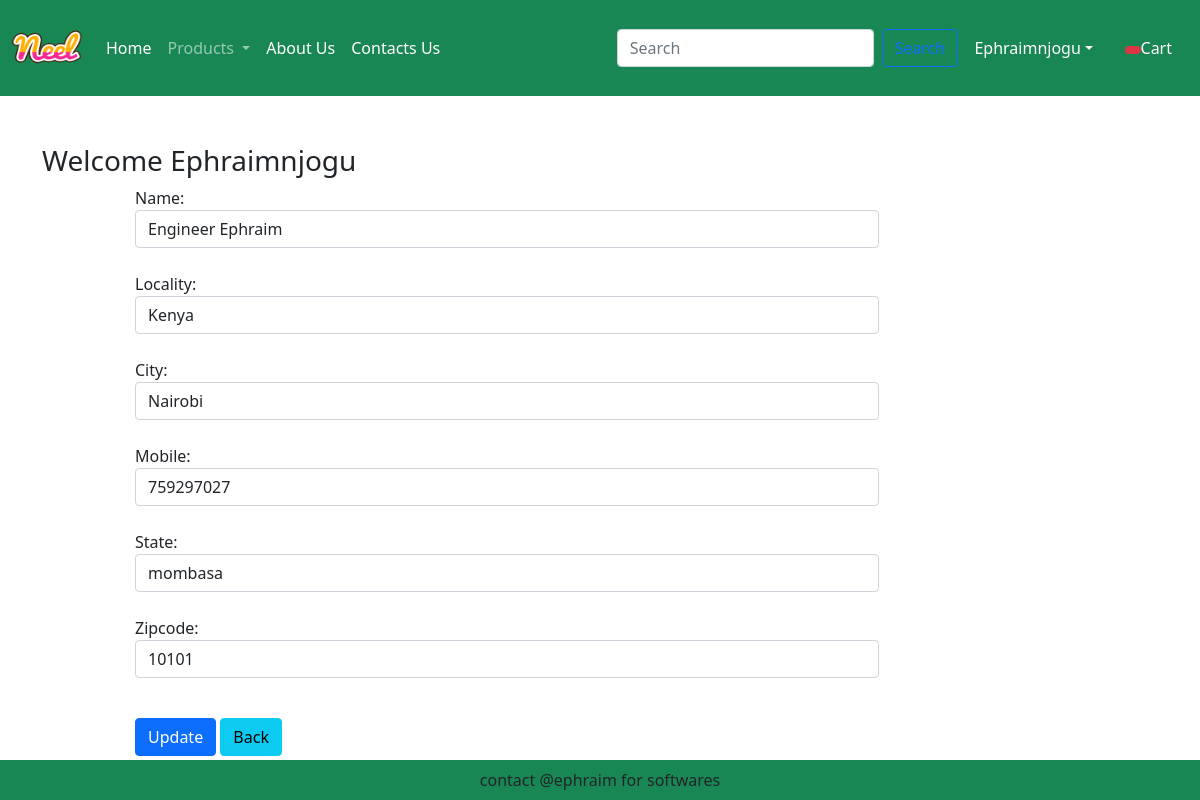
Screenshot of /updateAddress/1 (signed in) with the database file from the repository.
### app/models.py (models this page shows, shortened)
class Customer(models.Model):
    user = models.ForeignKey(User,on_delete=models.CASCADE)
    name = models.CharField(max_length=200)
    locality = models.CharField(max_length=200)
    city = models.CharField(max_length=50)
    mobile = models.IntegerField(default=0)
    zipcode = models.IntegerField()
    state = models.CharField(choices=STATE_CHOICES,max_length=100)

### app/views.py (the view, shortened to what this page needs)
# urls.py: path('updateAddress/<int:pk>',views.updateAddress.as_view(),name = 'updateAddress'),
@method_decorator(login_required,name='dispatch')
class updateAddress(View):
    def get(self,request,pk):
        add = Customer.objects.get(pk=pk)
        form = CutomerProfileForm(instance=add)
        return render(request,'app/updateAddress.html',locals())

### app/forms.py
class CutomerProfileForm(forms.ModelForm):
    class Meta:
        model = Customer
        fields = [
            'name','locality','city','mobile','state','zipcode'
        ]
        widgets = {
             'name':forms.TextInput(attrs={'class':'form-control'}),
             'locality':forms.TextInput(attrs={'class':'form-control'}),
             'city':forms.TextInput(attrs={'class':'form-control'}),
             'mobile':forms.NumberInput(attrs={'class':'form-control'}),
             'state':forms.Select(attrs={'class':'form-control'}),
             'zipcode':forms.NumberInput(attrs={'class':'form-control'})
        }

### app/templates/app/updateAddress.html (shortened to what this page needs)
{% extends 'app/base.html' %}
{% load static %}
{% block main-content %}
<div class="container my-5">
    <div class="row">
    <h3>Welcome
    <span class="text-capitalize">{{request.user}}</span>
    </h3>
    </div>
    <div class="col-sm-8 offset-sm-1">
        <form action="" method="post">
            {% for fm in form %}
            {{fm.label_tag}}  {{fm}} <small class="text-danger">{{fm.errors|striptags}}</small><br>
            {% endfor %}
            <div class="col-12 mt-3">
                <button type="submit"  class="btn btn-primary">Update</button>
                <a href="{% url 'address' %}" class="btn btn-info">Back</a>
            </div>
        </form>
    </div>
</div>
{% endblock main-content %}

### app/templates/app/base.html (shortened to what this page needs)
<!DOCTYPE html>
{% load static %}
<html lang="en">
<head>
    <link href="https://cdn.jsdelivr.net/npm/bootstrap@5.1.3/dist/css/bootstrap.min.css" rel="stylesheet">
    <link rel="stylesheet" href="{% static 'app/css/all.min.css' %}"/>
    <link rel="stylesheet" href="{% static 'app/css/owl.carousel.min.css' %}"/>
    <link rel="stylesheet" href="{% static 'app/css/style.css' %}"/>
</head>
<body>
    <nav class="navbar navbar-expand-lg navbar-dark bg-success">
        <div class="container-fluid">
          <a class="navbar-brand" href="#">
          <img src="{% static 'app/images/neel.png' %}" alt=""  width="70" height="70">
          </a>
          <div class="collapse navbar-collapse" id="navbarSupportedContent">
            <ul class="navbar-nav me-auto mb-2 mb-lg-0">
              {% if request.user.is_authenticated %}
              <li class="nav-item">
                <a class="nav-link active" aria-current="page" href="{% url 'home' %}">Home</a>
              </li>
              <li class="nav-item dropdown">
                <a class="nav-link dropdown-toggle" href="#" id="navbarDropdown" role="button" data-bs-toggle="dropdown" aria-expanded="false">
                  Products
                </a>
              </li>
              <li class="nav-item">
                <a class="nav-link text-white" href="{% url 'about' %}">About Us</a>
              </li>
              <li class="nav-item">
                <a class="nav-link text-white" href="{% url 'contact' %}">Contacts Us</a>
              </li>
            </ul>
            <form class="d-flex" role="search" action="/search">
              <input class="form-control me-2" type="search" placeholder="Search" aria-label="Search" name="search">
              <button class="btn btn-outline-primary" type="submit">Search</button>
            </form>
          </div>
          <ul class="navbar-nav me-auto mb-2 mb-lg-0">
            <li class="nav-item dropdown mx-2">
              <a href="#" class="nav-link dropdown-toggle text-white"
              id="profileDropdown" role="button" data-bs-toggle="dropdown" aria-expanded="false">
            {{request.user.username|capfirst}}</a>
            </li>
            <li class="nav-item mx-2">
              <a href="{% url 'showcart' %}" class="nav-link text-white"><span class="badge bg-danger">
              </span>Cart</a>
            </li>
            {% endif %}
          </ul>
        </div>
      </nav>
{% block main-content %}
{% endblock main-content %}
<footer class="container-fluid bg-success text-center p-2 mt-5 fixed-bottom">
    contact @ephraim for softwares
</footer>
</body>
</html>

### rows the page displays
Customer: form "Engineer Ephraim" "Kenya" "Nairobi" "759297027" "mombasa" "10101"

### other values shown
{{ request.user.username|capfirst }} "Ephraimnjogu"
{{ request.user }} "Ephraimnjogu"
{{ fm.label_tag }} "Name:" "Locality:" "City:" "Mobile:" "State:" "Zipcode:"
